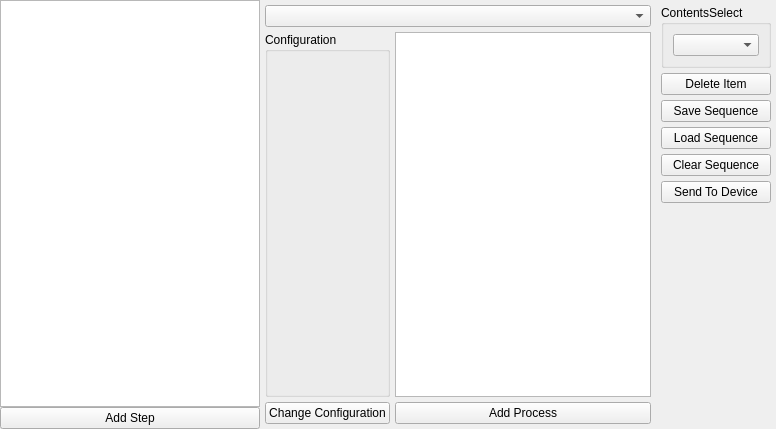
<?xml version="1.0" encoding="UTF-8"?>
<ui version="4.0">
 <class>SequenceView</class>
 <widget class="QWidget" name="SequenceView">
  <property name="geometry">
   <rect>
    <x>0</x>
    <y>0</y>
    <width>776</width>
    <height>429</height>
   </rect>
  </property>
  <property name="windowTitle">
   <string>Form</string>
  </property>
  <layout class="QHBoxLayout" name="horizontalLayout">
   <property name="spacing">
    <number>0</number>
   </property>
   <property name="leftMargin">
    <number>0</number>
   </property>
   <property name="topMargin">
    <number>0</number>
   </property>
   <property name="rightMargin">
    <number>0</number>
   </property>
   <property name="bottomMargin">
    <number>0</number>
   </property>
   <item>
    <widget class="QWidget" name="widget" native="true">
     <property name="sizePolicy">
      <sizepolicy hsizetype="Minimum" vsizetype="Minimum">
       <horstretch>0</horstretch>
       <verstretch>0</verstretch>
      </sizepolicy>
     </property>
     <layout class="QGridLayout" name="gridLayout">
      <property name="leftMargin">
       <number>0</number>
      </property>
      <property name="topMargin">
       <number>0</number>
      </property>
      <property name="rightMargin">
       <number>0</number>
      </property>
      <property name="bottomMargin">
       <number>0</number>
      </property>
      <property name="spacing">
       <number>0</number>
      </property>
      <item row="1" column="0">
       <widget class="QPushButton" name="btnAddStep">
        <property name="text">
         <string>Add Step</string>
        </property>
       </widget>
      </item>
      <item row="0" column="0">
       <widget class="QTreeWidget" name="treeWidgetSequence">
        <property name="editTriggers">
         <set>QAbstractItemView::NoEditTriggers</set>
        </property>
        <property name="animated">
         <bool>true</bool>
        </property>
        <property name="expandsOnDoubleClick">
         <bool>true</bool>
        </property>
        <property name="columnCount">
         <number>1</number>
        </property>
        <attribute name="headerVisible">
         <bool>false</bool>
        </attribute>
        <column>
         <property name="text">
          <string notr="true"/>
         </property>
        </column>
       </widget>
      </item>
     </layout>
    </widget>
   </item>
   <item>
    <widget class="QWidget" name="widget_2" native="true">
     <property name="sizePolicy">
      <sizepolicy hsizetype="Minimum" vsizetype="Minimum">
       <horstretch>0</horstretch>
       <verstretch>0</verstretch>
      </sizepolicy>
     </property>
     <layout class="QGridLayout" name="gridLayout_3">
      <property name="leftMargin">
       <number>0</number>
      </property>
      <property name="topMargin">
       <number>0</number>
      </property>
      <property name="rightMargin">
       <number>0</number>
      </property>
      <property name="bottomMargin">
       <number>0</number>
      </property>
      <property name="spacing">
       <number>0</number>
      </property>
      <item row="0" column="0">
       <layout class="QGridLayout" name="gridLayout_2">
        <property name="leftMargin">
         <number>5</number>
        </property>
        <property name="topMargin">
         <number>5</number>
        </property>
        <property name="rightMargin">
         <number>5</number>
        </property>
        <property name="bottomMargin">
         <number>5</number>
        </property>
        <property name="spacing">
         <number>5</number>
        </property>
        <item row="0" column="0" colspan="2">
         <widget class="QComboBox" name="comboStep"/>
        </item>
        <item row="1" column="0">
         <widget class="QGroupBox" name="groupBox">
          <property name="title">
           <string>Configuration</string>
          </property>
          <layout class="QGridLayout" name="groupBoxLayout">
           <property name="leftMargin">
            <number>0</number>
           </property>
           <property name="topMargin">
            <number>0</number>
           </property>
           <property name="rightMargin">
            <number>0</number>
           </property>
           <property name="bottomMargin">
            <number>0</number>
           </property>
           <property name="spacing">
            <number>0</number>
           </property>
           <item row="1" column="0">
            <widget class="QWidget" name="widgetConfiguration" native="true"/>
           </item>
          </layout>
         </widget>
        </item>
        <item row="2" column="0">
         <widget class="QPushButton" name="btnChangeConfiguration">
          <property name="text">
           <string>Change Configuration</string>
          </property>
         </widget>
        </item>
        <item row="1" column="1">
         <widget class="QListWidget" name="listProcess">
          <property name="sizePolicy">
           <sizepolicy hsizetype="Minimum" vsizetype="Minimum">
            <horstretch>0</horstretch>
            <verstretch>0</verstretch>
           </sizepolicy>
          </property>
          <property name="editTriggers">
           <set>QAbstractItemView::NoEditTriggers</set>
          </property>
         </widget>
        </item>
        <item row="2" column="1">
         <widget class="QPushButton" name="btnAddProcess">
          <property name="text">
           <string>Add Process</string>
          </property>
         </widget>
        </item>
       </layout>
      </item>
      <item row="0" column="1">
       <layout class="QVBoxLayout" name="verticalLayout">
        <property name="spacing">
         <number>5</number>
        </property>
        <property name="leftMargin">
         <number>5</number>
        </property>
        <property name="topMargin">
         <number>5</number>
        </property>
        <property name="rightMargin">
         <number>5</number>
        </property>
        <property name="bottomMargin">
         <number>5</number>
        </property>
        <item>
         <widget class="QGroupBox" name="groupBox_2">
          <property name="title">
           <string>ContentsSelect</string>
          </property>
          <layout class="QGridLayout" name="gridLayout_4">
           <item row="0" column="0">
            <widget class="QComboBox" name="comboContents"/>
           </item>
          </layout>
         </widget>
        </item>
        <item>
         <widget class="QPushButton" name="btnDeleteItem">
          <property name="text">
           <string>Delete Item</string>
          </property>
         </widget>
        </item>
        <item>
         <widget class="QPushButton" name="btnSaveSequence">
          <property name="text">
           <string>Save Sequence</string>
          </property>
         </widget>
        </item>
        <item>
         <widget class="QPushButton" name="btnLoadSequence">
          <property name="text">
           <string>Load Sequence</string>
          </property>
         </widget>
        </item>
        <item>
         <widget class="QPushButton" name="btnClearSequence">
          <property name="text">
           <string>Clear Sequence</string>
          </property>
         </widget>
        </item>
        <item>
         <widget class="QPushButton" name="btnAccept">
          <property name="text">
           <string>Send To Device</string>
          </property>
         </widget>
        </item>
        <item>
         <spacer name="verticalSpacer">
          <property name="orientation">
           <enum>Qt::Vertical</enum>
          </property>
          <property name="sizeHint" stdset="0">
           <size>
            <width>20</width>
            <height>40</height>
           </size>
          </property>
         </spacer>
        </item>
       </layout>
      </item>
     </layout>
    </widget>
   </item>
  </layout>
 </widget>
 <resources/>
 <connections/>
</ui>
